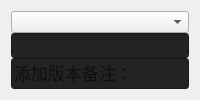
      <widget class="QWidget" name="layoutWidget">
       <layout class="QVBoxLayout" name="note_hlayout">
        <property name="spacing">
         <number>0</number>
        </property>
        <property name="sizeConstraint">
         <enum>QLayout::SizeConstraint::SetMinimumSize</enum>
        </property>
        <item>
         <widget class="QComboBox" name="logHistory_comb"/>
        </item>
        <item>
         <widget class="QLineEdit" name="logName_lineEdit">
          <property name="sizePolicy">
           <sizepolicy hsizetype="Preferred" vsizetype="Fixed">
            <horstretch>0</horstretch>
            <verstretch>0</verstretch>
           </sizepolicy>
          </property>
          <property name="minimumSize">
           <size>
            <width>0</width>
            <height>25</height>
           </size>
          </property>
          <property name="maximumSize">
           <size>
            <width>16777215</width>
            <height>25</height>
           </size>
          </property>
          <property name="font">
           <font>
            <family>Microsoft YaHei UI</family>
            <pointsize>9</pointsize>
            <bold>true</bold>
           </font>
          </property>
          <property name="styleSheet">
           <string notr="true">background-color: rgb(35, 35, 35);</string>
          </property>
         </widget>
        </item>
        <item>
         <widget class="QLineEdit" name="info_lineEdit">
          <property name="sizePolicy">
           <sizepolicy hsizetype="Preferred" vsizetype="Preferred">
            <horstretch>0</horstretch>
            <verstretch>0</verstretch>
           </sizepolicy>
          </property>
          <property name="minimumSize">
           <size>
            <width>0</width>
            <height>0</height>
           </size>
          </property>
          <property name="font">
           <font>
            <family>Microsoft YaHei UI</family>
            <pointsize>13</pointsize>
           </font>
          </property>
          <property name="styleSheet">
           <string notr="true">background-color: rgb(35, 35, 35);</string>
          </property>
          <property name="text">
           <string/>
          </property>
          <property name="alignment">
           <set>Qt::AlignmentFlag::AlignLeading|Qt::AlignmentFlag::AlignLeft|Qt::AlignmentFlag::AlignTop</set>
          </property>
          <property name="placeholderText">
           <string>添加版本备注：</string>
          </property>
         </widget>
        </item>
       </layout>
      </widget>
